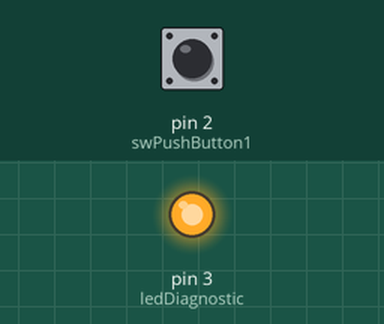
Simulated run of this sketch. Board: Arduino Uno, built with avr-gcc and run on an emulated ATmega328P. Parts: output pins drawn as LEDs (lit = HIGH). Inputs (shaded band) come from the test bench; at power-on: pin 2 (swPushButton1) LOW. What the sketch prints to the serial monitor is not drawn.

Above: at 0.1 s.
Timing chart, 0 to 1.6 s (numbered marks = the images above):
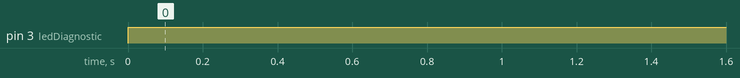

The sketch:

Switch_Status.ino
```cpp
/*
  Template.ino

  Turns on an LED on for one second, then off for one second, repeatedly.

  History:
  8/31/2014: Created for use as a template.
 */

// Constants
int ledDiagnostic = 3;      // Assign a constant to the onboard LED (pin 13)
int swPushButton1 = 2;

// Global variables
int gnCycleNumber = 0;


// Add initialization code to be run once.
void setup()
{
  pinMode(ledDiagnostic, OUTPUT);          // initialize the digital pin as an output.
  pinMode(swPushButton1, INPUT);           // Pushbutton switch
  Serial.begin(9600);                      // initialize the serial connection to the PC for debug messages.
}

// Add code to be run over and over (the game loop)
void loop()
{

  Serial.println(digitalRead(swPushButton1));
  if (swPushButton1 == HIGH)
  {
     digitalWrite(ledDiagnostic, HIGH);
     Serial.print("Setting pin ");
     Serial.print(ledDiagnostic);
     Serial.println(" HIGH");
  }
  else
  {
     digitalWrite(ledDiagnostic, HIGH);
     Serial.print("Setting pin ");
     Serial.print(ledDiagnostic);
     Serial.println(" LOW");
  }

  Serial.print("Cycle #");
  Serial.println(gnCycleNumber);
  delay(500);
}
```

Measured:
- by itself, pin 3 (ledDiagnostic): LOW → HIGH at 0.00 s
